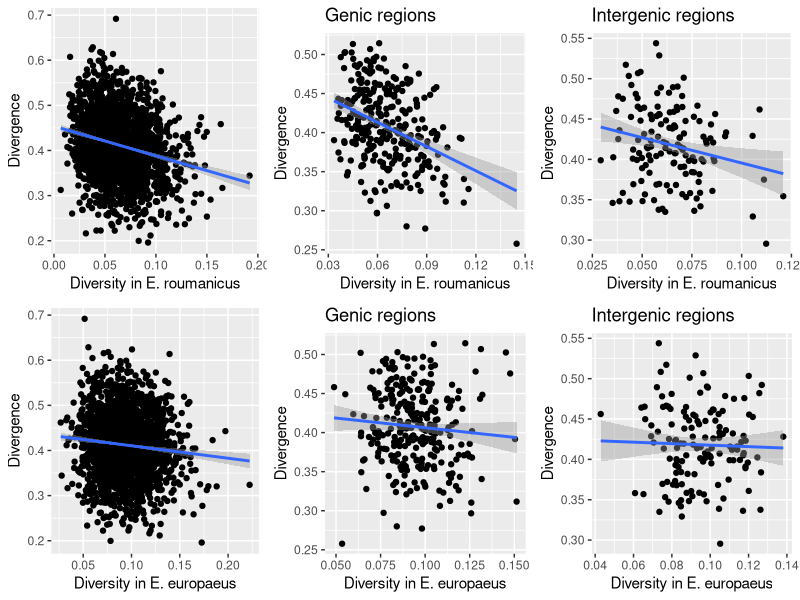

The R source for this figure:
popgen     <- read.table('erin63.AccuStats.csv',  header=TRUE, sep=',')
geneStats  <- read.table('genes.PopGenStats.csv', header=TRUE, sep=',')
geneABBA   <- read.table('genes.abbababa.csv',    header=TRUE, sep=',')
interStats <- read.table('inter.PopGenStats.csv', header=TRUE, sep=',')
interABBA  <- read.table('inter.abbababa.csv',    header=TRUE, sep=',')

library(ggplot2)
library(gridExtra)

p1 <- ggplot(data=popgen, mapping=aes(x=pi_roumanicus, y=dxy_roumanicus_europaeus)) + 
      geom_point() + geom_smooth(method='lm') + xlab('Diversity in E. roumanicus') +
      ylab('Divergence')

p2 <- ggplot(data=geneStats, mapping=aes(x=pi_roumanicus, y=dxy_roumanicus_europaeus)) + 
      geom_point() + geom_smooth(method='lm') + xlab('Diversity in E. roumanicus') +
      ylab('Divergence') + ggtitle('Genic regions')

p3 <- ggplot(data=interStats, mapping=aes(x=pi_roumanicus, y=dxy_roumanicus_europaeus)) +
      geom_point() + geom_smooth(method='lm') + xlab('Diversity in E. roumanicus') +
      ylab('Divergence') + ggtitle('Intergenic regions')
  
p4 <- ggplot(data=popgen, mapping=aes(x=pi_europaeus, y=dxy_roumanicus_europaeus)) + 
      geom_point() + geom_smooth(method='lm') + xlab('Diversity in E. europaeus') +
      ylab('Divergence')     

p5 <- ggplot(data=geneStats, mapping=aes(x=pi_europaeus, y=dxy_roumanicus_europaeus)) +
      geom_point() + geom_smooth(method='lm') + xlab('Diversity in E. europaeus') +
      ylab('Divergence') + ggtitle('Genic regions')

p6 <- ggplot(data=interStats, mapping=aes(x=pi_europaeus, y=dxy_roumanicus_europaeus)) +
      geom_point() + geom_smooth(method='lm') + xlab('Diversity in E. europaeus') +
      ylab('Divergence') + ggtitle('Intergenic regions')

png(filename='pi_dxy.png')
grid.arrange(p1, p2, p3, p4, p5, p6, nrow=2)
dev.off()

